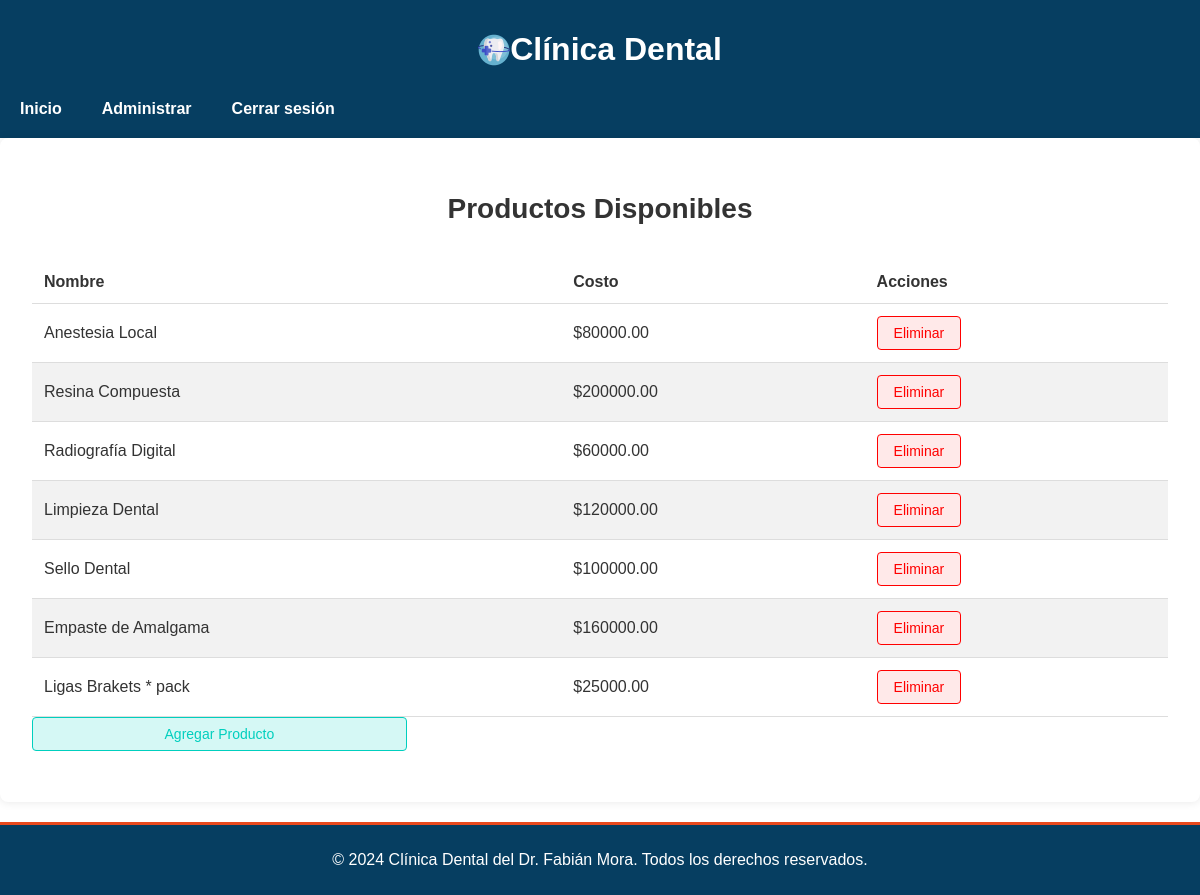
Screenshot of /Admin/productos.php (signed in) with the database file from the repository.
### tables this page shows
CREATE TABLE `productos` (
  `id` int(11) NOT NULL,
  `nombre` varchar(255) NOT NULL,
  `costo` decimal(10,2) NOT NULL
);

### Admin/productos.php (the view, shortened to what this page needs)
<?php
require '../Conexion/conexion.php';
$productos = [];
try {
    $stmt = $pdo->query('SELECT id, nombre, costo FROM productos');
    $productos = $stmt->fetchAll(PDO::FETCH_ASSOC);
} catch (PDOException $e) {
    error_log('Error al obtener productos: ' . $e->getMessage());
}
?>
<!DOCTYPE html>
<html lang="es">
<head>
    <link rel="stylesheet" href="/css/styles.css">
</head>
<body>
    <header class="header">
        <div class="container">
            <h1 class="logo">
                <img src="/Imagenes/odontologia.png" alt="Logo de Clínica Dental">
                Clínica Dental
            </h1>
            <nav class="nav">
                <ul class="nav-list">
                    <li class="nav-item">
                        <a href="principalAdmin.php" class="nav-link">Inicio</a>
                    </li>
                    <li class="nav-item dropdown">
                        <a href="#" class="nav-link">Administrar</a>
                    </li>
                    <li class="nav-item">
                        <a href="../logout.php" class="nav-link">Cerrar sesión</a>
                    </li>
                </ul>
            </nav>
        </div>
    </header>
    <main>
        <section class="container-principal">
            <h2>Productos Disponibles</h2>
            <table class="table">
                <thead>
                    <tr>
                        <th>Nombre</th>
                        <th>Costo</th>
                        <th>Acciones</th>
                    </tr>
                </thead>
                <tbody>
                    <?php foreach ($productos as $producto): ?>
                        <tr data-id="<?php echo htmlspecialchars($producto['id']); ?>">
                            <td><?php echo htmlspecialchars($producto['nombre']); ?></td>
                            <td>$<?php echo htmlspecialchars($producto['costo']); ?></td>
                            <td>
                                <button class="btn-eliminar">Eliminar</button>
                            </td>
                        </tr>
                    <?php endforeach; ?>
                </tbody>
            </table>
            <a href="agregar_producto.php" class="btn-editar">Agregar Producto</a>
        </section>
    </main>
    <footer class="footer">
        <div class="container">
            <p>&copy; 2024 Clínica Dental del Dr. Fabián Mora. Todos los derechos reservados.</p>
        </div>
    </footer>
</body>
</html>

### css/styles.css (style rules this page uses)
body { font-family: 'Arial', sans-serif; margin: 0; padding: 0; }
.header { background: #063e61; color: #fff; padding: 10px 0; justify-content: center; }
.header .logo { display: flex; align-items: center; justify-content: center; }
.header .logo img { max-width: 120px; height: auto; }
.nav { display: flex; justify-content: left; }
.nav .nav-list { list-style: none; padding: 0; margin: 0; text-align: left; display: flex; }
.nav .nav-item { position: relative; }
.nav .nav-link { text-decoration: none; color: #fff; padding: 10px 20px; display: block; font-weight: bold; transition: background 0.3s, color 0.3s; }
body { font-family: 'Arial', sans-serif; color: #333; margin: 0; padding: 0; }
footer { background: #063e61; color: #ffffff; text-align: center; padding: 10px 0; margin-top: 20px; border-top: #e8491d 3px solid; }
.table { width: 100%; height: 100%; border-collapse: collapse; margin-top: 20px; }
.table th, .table td { padding: 12px; text-align: left; border-bottom: 1px solid #ddd; }
.table th { background-color: none; color: #333; font-weight: bold; }
.table tr:nth-child(even) { background-color: #f2f2f2; }
button.btn-eliminar { display: inline-block; padding: 0.5rem 1rem; font-size: 0.875rem; color: #ff0000; background-color: #ffe9e9; border: 1px solid #ff0000; border-radius: 4px; text-decoration: none; transition: background-color 0.3s, color 0.3s; }
.btn-editar { display: inline-block; padding: 0.5rem 1rem; width: 30%; font-size: 0.875rem; text-align: center; color: #00cfbe; background-color: #d5f8f5; border: 1px solid #00cfbe; border-radius: 4px; text-decoration: none; transition: background-color 0.3s, color 0.3s; }
.btn-eliminar { display: inline-block; padding: 0.5rem 1rem; font-size: 0.875rem; color: #ff0000; background-color: #ffe9e9; border: 1px solid #ff0000; border-radius: 4px; text-decoration: none; transition: background-color 0.3s, color 0.3s; }
.container-principal { padding: 2rem; max-width: 1200px; margin: 0 auto; background-color: #ffffff; border-radius: 8px; box-shadow: 0 0 10px rgba(0, 0, 0, 0.1); position: relative; min-height: 600px; display: flex; flex-direction: column; }
h2 { font-size: 1.75rem; color: #333; margin-bottom: 1rem; text-align: center; }

### rows the page displays
productos: nombre "Anestesia Local", costo "80000.00"
productos: nombre "Resina Compuesta", costo "200000.00"
productos: nombre "Radiografía Digital", costo "60000.00"
productos: nombre "Limpieza Dental", costo "120000.00"
productos: nombre "Sello Dental", costo "100000.00"
productos: nombre "Empaste de Amalgama", costo "160000.00"
productos: nombre "Ligas Brakets * pack", costo "25000.00"
